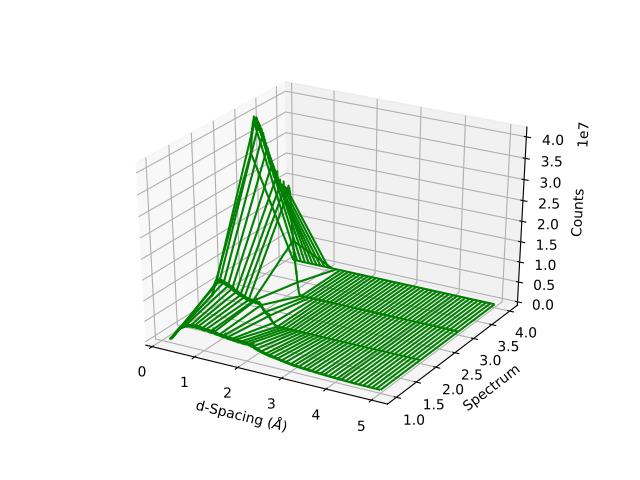

Reproduce this figure in Python.
''' ----------- Wireframe plot ----------- '''

from mantid.simpleapi import *
import matplotlib.pyplot as plt

data = Load('PG3_733.nxs')

fig, ax = plt.subplots(subplot_kw={'projection':'mantid3d'})
ax.plot_wireframe(data, color='green')
#plt.show()
